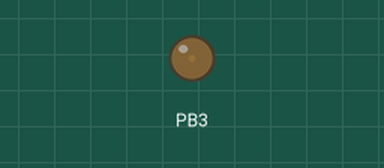
This program was run on a simulated ATmega16, built with avr-gcc and emulated at 1 MHz. On the bench: output pins drawn as LEDs (lit = HIGH).

Above: at 0.05 s.
At 1.65 s:
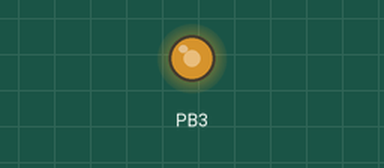
At 3.3 s:
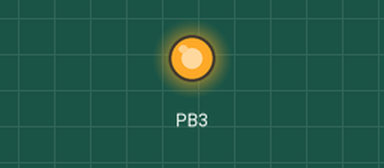
At 6.55 s:
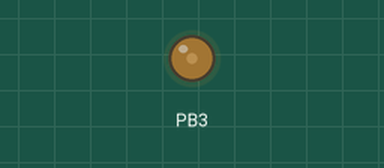
Timing chart, 0 to 9.2 s (numbered marks = the images above):
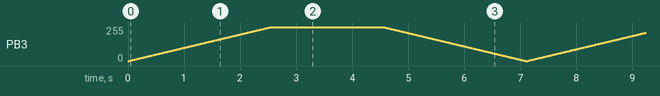

The program:

main.cpp
```cpp
/*
 * pwm.cpp
 *
 * Created: 07-Nov-18 6:06:52 PM
 * Author : MAHE
 */
#define F_CPU 1000000
#include <avr/io.h>
#include <avr/interrupt.h>
#include <util/delay.h>
void pwm()
{
	TCCR0=(1<<WGM00)|(1<<WGM01)|(1<<COM01)|(1<<CS00);
	DDRB|=(1<<PINB3);

}

int main(void)
{
    /* Replace with your application code */
	pwm();

int d;
    while (1)
    {
for(d=0;d<255;d=d+1)
{OCR0=d;
_delay_ms(10);}
_delay_ms(2000);
for (d=255;d>-1;d=d-1)
{OCR0=d;
_delay_ms(10);
}


}
}
```
